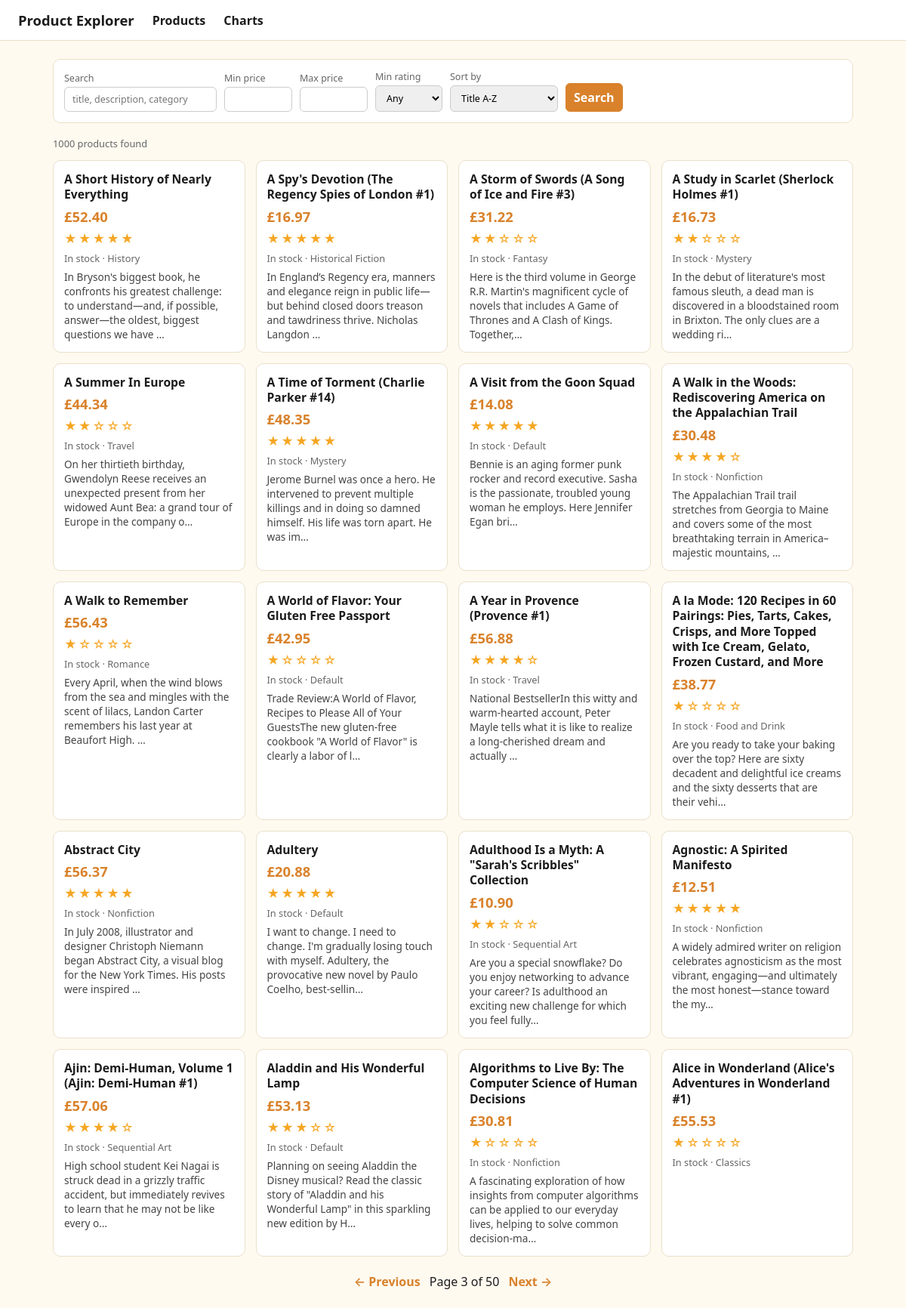
/?page=3, run on the app's committed database.
### tables this page shows
CREATE TABLE "products" (
"title" TEXT,
  "price" REAL,
  "rating" INTEGER,
  "availability" TEXT,
  "url" TEXT,
  "category" TEXT,
  "description" TEXT
);

### app.py (the view)
@app.route("/")
def index():
    if not db_ready():
        return render_template("index.html", missing_data=True, products=[], total=0, args={}, page=1, pages=1)
    q = request.args.get("q", "").strip()
    min_price = request.args.get("min_price", type=float)
    max_price = request.args.get("max_price", type=float)
    min_rating = request.args.get("min_rating", type=int)
    sort = request.args.get("sort", "title")
    page = max(request.args.get("page", 1, type=int), 1)
    where, params = [], []
    if q:
        where.append("(title LIKE ? OR description LIKE ? OR category LIKE ?)")
        params += [f"%{q}%"] * 3
    if min_price is not None:
        where.append("price >= ?")
        params.append(min_price)
    if max_price is not None:
        where.append("price <= ?")
        params.append(max_price)
    if min_rating:
        where.append("rating >= ?")
        params.append(min_rating)
    clause = ("WHERE " + " AND ".join(where)) if where else ""
    order = {
        "title": "title ASC",
        "price_asc": "price ASC",
        "price_desc": "price DESC",
        "rating": "rating DESC, title ASC",
    }.get(sort, "title ASC")
    total = query_db(f"SELECT COUNT(*) AS n FROM products {clause}", params)[0]["n"]
    pages = max((total + PER_PAGE - 1) // PER_PAGE, 1)
    page = min(page, pages)
    products = query_db(
        f"SELECT * FROM products {clause} ORDER BY {order} LIMIT ? OFFSET ?",
        params + [PER_PAGE, (page - 1) * PER_PAGE],
    )
    args = {k: v for k, v in request.args.items() if k != "page"}
    return render_template("index.html", products=products, total=total, page=page,
                           pages=pages, args=args, missing_data=False)

### app.py (called while the page is built)
def query_db(sql, params=()):
    conn = sqlite3.connect(DB_PATH)
    conn.row_factory = sqlite3.Row
    try:
        return conn.execute(sql, params).fetchall()
    finally:
        conn.close()

def db_ready():
    return os.path.exists(DB_PATH)

### templates/index.html (shortened to what this page needs)
{% extends "base.html" %}
{% block content %}
{% if missing_data %}
  <div class="notice">No data yet. Run <code>python scraper.py</code> first to scrape products, then reload this page.</div>
{% else %}
  <form class="filters" method="get">
    <label>Search
      <input type="text" name="q" value="{{ args.get('q', '') }}" placeholder="title, description, category">
    </label>
    <label>Min price
      <input type="number" step="0.01" name="min_price" value="{{ args.get('min_price', '') }}" style="width:90px">
    </label>
    <label>Max price
      <input type="number" step="0.01" name="max_price" value="{{ args.get('max_price', '') }}" style="width:90px">
    </label>
    <label>Min rating
      <select name="min_rating">
        <option value="">Any</option>
      </select>
    </label>
    <label>Sort by
      <select name="sort">
        {% for val, label in [('title','Title A-Z'),('price_asc','Price: low to high'),('price_desc','Price: high to low'),('rating','Rating')] %}
          <option value="{{ val }}" {{ 'selected' if args.get('sort') == val }}>{{ label }}</option>
        {% endfor %}
      </select>
    </label>
    <button type="submit">Search</button>
  </form>
  <p class="meta">{{ total }} product{{ '' if total == 1 else 's' }} found</p>
  <div class="grid">
    {% for p in products %}
      <div class="card">
        <h3><a href="{{ p['url'] }}" target="_blank" rel="noopener" style="color:inherit;text-decoration:none">{{ p['title'] }}</a></h3>
        <div class="price">£{{ '%.2f' % p['price'] }}</div>
        <div class="stars">{{ '★' * (p['rating'] or 0) }}{{ '☆' * (5 - (p['rating'] or 0)) }}</div>
        <div class="meta">{{ p['availability'] }}{% if p['category'] %} · {{ p['category'] }}{% endif %}</div>
        {% if p['description'] %}
          <div class="desc">{{ p['description'][:140] }}{{ '…' if p['description']|length > 140 }}</div>
        {% endif %}
      </div>
    {% else %}
      <p>No products match your search.</p>
    {% endfor %}
  </div>
  {% if pages > 1 %}
  <div class="pager">
    {% if page > 1 %}<a href="{{ url_for('index', page=page-1, **args) }}">← Previous</a>{% endif %}
    <span>Page {{ page }} of {{ pages }}</span>
    {% if page < pages %}<a href="{{ url_for('index', page=page+1, **args) }}">Next →</a>{% endif %}
  </div>
  {% endif %}
{% endif %}
{% endblock %}

### templates/base.html (style rules this page uses)
:root { --bg:#fffaf0; --ink:#1c1c1c; --accent:#d9822b; --card:#fff; --line:#eadfc9; }
* { box-sizing: border-box; }
body { margin:0; font-family: system-ui, -apple-system, "Segoe UI", sans-serif; background:var(--bg); color:var(--ink); }
form.filters { display:flex; flex-wrap:wrap; gap:10px; align-items:end; background:var(--card); border:1px solid var(--line); border-radius:10px; padding:14px; margin-bottom:18px; }
form.filters label { display:flex; flex-direction:column; font-size:.78rem; color:#666; gap:3px; }
input, select, button { font:inherit; padding:7px 10px; border:1px solid #ccc; border-radius:6px; }
button { background:var(--accent); color:#fff; border-color:var(--accent); cursor:pointer; font-weight:600; }
.grid { display:grid; grid-template-columns:repeat(auto-fill, minmax(240px, 1fr)); gap:14px; }
.card { background:var(--card); border:1px solid var(--line); border-radius:10px; padding:14px; display:flex; flex-direction:column; gap:6px; }
.card h3 { font-size:.98rem; margin:0; line-height:1.3; }
.price { font-size:1.15rem; font-weight:700; color:var(--accent); }
.stars { color:#f5a623; letter-spacing:2px; }
.meta { font-size:.8rem; color:#666; }
.desc { font-size:.85rem; color:#444; }
.pager { display:flex; gap:12px; justify-content:center; margin:22px 0; align-items:center; }
.pager a { color:var(--accent); font-weight:600; text-decoration:none; }

### data on the page
products: title "A Short History of Nearly Everything", price "52.40", rating "★★★★★", availability "In stock", category "History", description "In Bryson's biggest book, he confronts his greatest challenge: to understand—and, if possible, answer—the oldest, biggest questions we have", description "…"
products: title "A Spy's Devotion (The Regency Spies of London #1)", price "16.97", rating "★★★★★", availability "In stock", category "Historical Fiction", description "In England’s Regency era, manners and elegance reign in public life—but behind closed doors treason and tawdriness thrive. Nicholas Langdon", description "…"
products: title "A Storm of Swords (A Song of Ice and Fire #3)", price "31.22", rating "★★", rating "☆☆☆", availability "In stock", category "Fantasy", description "Here is the third volume in George R.R. Martin's magnificent cycle of novels that includes A Game of Thrones and A Clash of Kings. Together,", description "…"
products: title "A Study in Scarlet (Sherlock Holmes #1)", price "16.73", rating "★★", rating "☆☆☆", availability "In stock", category "Mystery", description "In the debut of literature's most famous sleuth, a dead man is discovered in a bloodstained room in Brixton. The only clues are a wedding ri", description "…"
products: title "A Summer In Europe", price "44.34", rating "★★", rating "☆☆☆", availability "In stock", category "Travel", description "On her thirtieth birthday, Gwendolyn Reese receives an unexpected present from her widowed Aunt Bea: a grand tour of Europe in the company o", description "…"
products: title "A Time of Torment (Charlie Parker #14)", price "48.35", rating "★★★★★", availability "In stock", category "Mystery", description "Jerome Burnel was once a hero. He intervened to prevent multiple killings and in doing so damned himself. His life was torn apart. He was im", description "…"
products: title "A Visit from the Goon Squad", price "14.08", rating "★★★★★", availability "In stock", category "Default", description "Bennie is an aging former punk rocker and record executive. Sasha is the passionate, troubled young woman he employs. Here Jennifer Egan bri", description "…"
products: title "A Walk in the Woods: Rediscovering America on the Appalachian Trail", price "30.48", rating "★★★★", rating "☆", availability "In stock", category "Nonfiction", description "The Appalachian Trail trail stretches from Georgia to Maine and covers some of the most breathtaking terrain in America–majestic mountains,", description "…"
products: title "A Walk to Remember", price "56.43", rating "★", rating "☆☆☆☆", availability "In stock", category "Romance", description "Every April, when the wind blows from the sea and mingles with the scent of lilacs, Landon Carter remembers his last year at Beaufort High.", description "…"
products: title "A World of Flavor: Your Gluten Free Passport", price "42.95", rating "★", rating "☆☆☆☆", availability "In stock", category "Default", description "Trade Review:A World of Flavor, Recipes to Please All of Your GuestsThe new gluten-free cookbook \"A World of Flavor\" is clearly a labor of l", description "…"
products: title "A Year in Provence (Provence #1)", price "56.88", rating "★★★★", rating "☆", availability "In stock", category "Travel", description "National BestsellerIn this witty and warm-hearted account, Peter Mayle tells what it is like to realize a long-cherished dream and actually", description "…"
products: title "A la Mode: 120 Recipes in 60 Pairings: Pies, Tarts, Cakes, Crisps, and More Topped with Ice Cream, Gelato, Frozen Custard, and More", price "38.77", rating "★", rating "☆☆☆☆", availability "In stock", category "Food and Drink", description "Are you ready to take your baking over the top? Here are sixty decadent and delightful ice creams and the sixty desserts that are their vehi", description "…"
products: title "Abstract City", price "56.37", rating "★★★★★", availability "In stock", category "Nonfiction", description "In July 2008, illustrator and designer Christoph Niemann began Abstract City, a visual blog for the New York Times. His posts were inspired", description "…"
products: title "Adultery", price "20.88", rating "★★★★★", availability "In stock", category "Default", description "I want to change. I need to change. I'm gradually losing touch with myself. Adultery, the provocative new novel by Paulo Coelho, best-sellin", description "…"
products: title "Adulthood Is a Myth: A \"Sarah's Scribbles\" Collection", price "10.90", rating "★★", rating "☆☆☆", availability "In stock", category "Sequential Art", description "Are you a special snowflake? Do you enjoy networking to advance your career? Is adulthood an exciting new challenge for which you feel fully", description "…"
products: title "Agnostic: A Spirited Manifesto", price "12.51", rating "★★★★★", availability "In stock", category "Nonfiction", description "A widely admired writer on religion celebrates agnosticism as the most vibrant, engaging—and ultimately the most honest—stance toward the my", description "…"
products: title "Ajin: Demi-Human, Volume 1 (Ajin: Demi-Human #1)", price "57.06", rating "★★★★", rating "☆", availability "In stock", category "Sequential Art", description "High school student Kei Nagai is struck dead in a grizzly traffic accident, but immediately revives to learn that he may not be like every o", description "…"
products: title "Aladdin and His Wonderful Lamp", price "53.13", rating "★★★", rating "☆☆", availability "In stock", category "Default", description "Planning on seeing Aladdin the Disney musical? Read the classic story of \"Aladdin and his Wonderful Lamp\" in this sparkling new edition by H", description "…"
products: title "Algorithms to Live By: The Computer Science of Human Decisions", price "30.81", rating "★", rating "☆☆☆☆", availability "In stock", category "Nonfiction", description "A fascinating exploration of how insights from computer algorithms can be applied to our everyday lives, helping to solve common decision-ma", description "…"
products: title "Alice in Wonderland (Alice's Adventures in Wonderland #1)", price "55.53", rating "★", rating "☆☆☆☆", availability "In stock", category "Classics"

### other printed values
{{ total }} "1000"
{{ '' if total == 1 else 's' }} "s"
{{ page }} "3"
{{ pages }} "50"
form field sort "Title A-Z"
